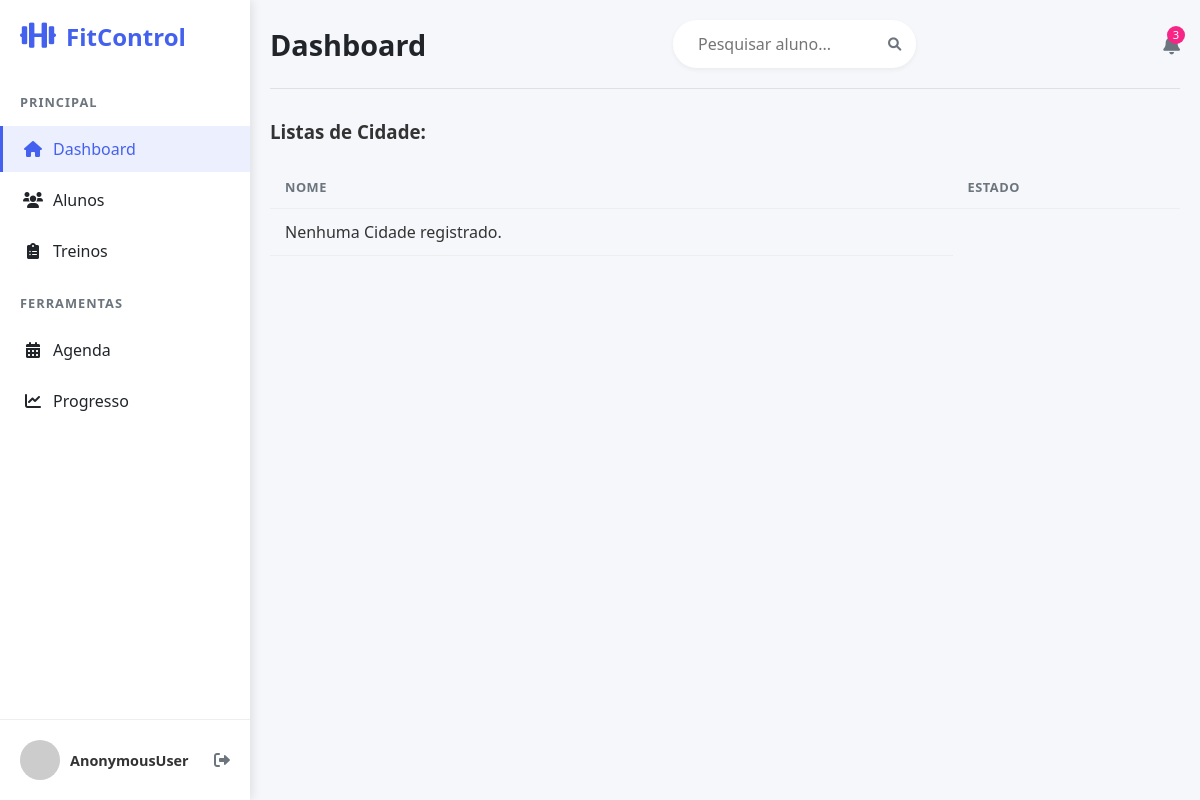
Before: /listar/cidade/ with the older database file.
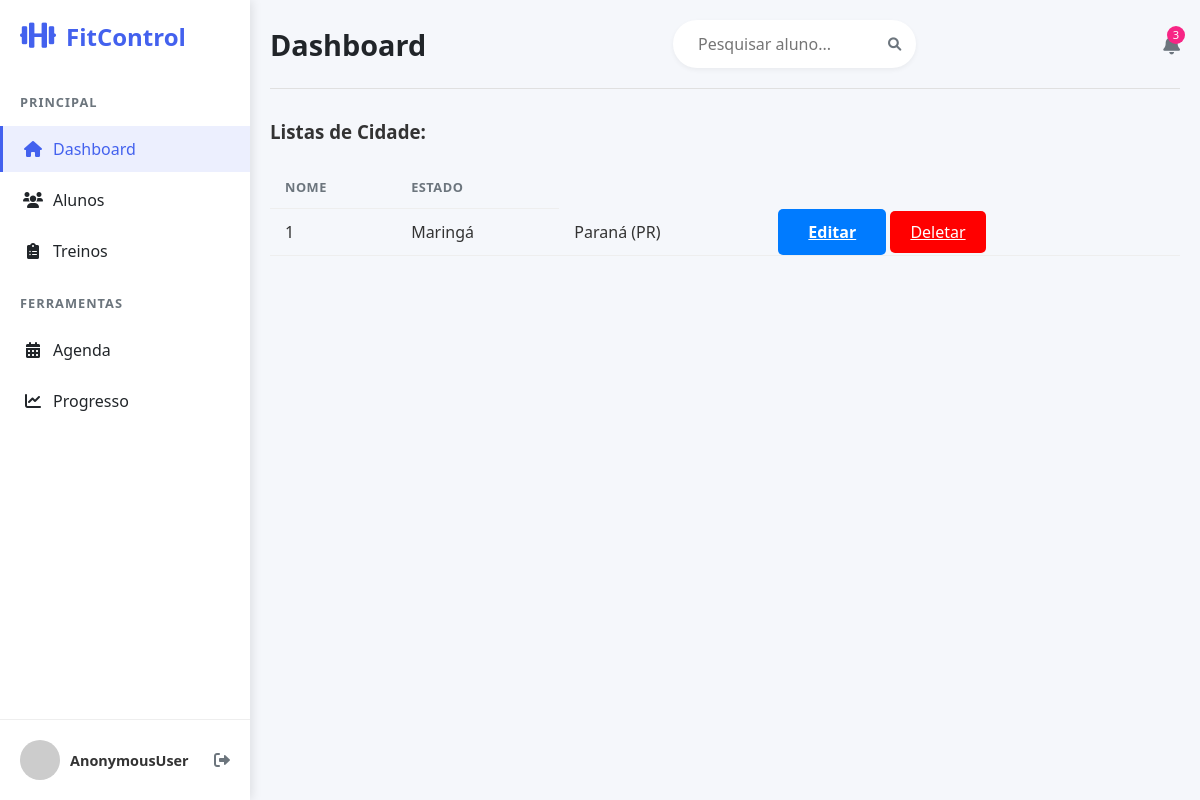
After: the same page with the newer database file.
### usuarios/models.py (models this page shows, shortened)
class Cidade(models.Model):
    nome = models.CharField(max_length=30, verbose_name="Nome da Cidade")
    estado = models.ForeignKey(Estado, on_delete=models.PROTECT, verbose_name="Estado")

class Estado(models.Model):
    nome = models.CharField(max_length=30, verbose_name="Nome do Estado")
    sigla = models.CharField(max_length=2, verbose_name="Sigla do Estado")
    def __str__(self):
        return f'{self.nome} ({self.sigla})'

### usuarios/views.py (the view)
# urls.py: path('listar/cidade/', CidadeList.as_view(), name='listar_cidade'),
class CidadeList(ListView):
    model = Cidade
    template_name = 'cadastros/listas/cidade.html'

### usuarios/templates/cadastros/listas/cidade.html (shortened to what this page needs)
{% extends 'paginas/modelo.html' %}
{% load static %}
{% block conteudo %}
<h3>Listas de Cidade:</h3>
<br>
<div>
    <table class= "table table-striped">
        <tr>
            <th>Nome</th>
            <th>Estado</th>
        </tr>
        {% for cidade in object_list%}
        <tr>
            <td>{{ cidade.id }}</td>
            <td>{{ cidade.nome }}</td>
            <td>{{ cidade.estado }}</td>
            <td>
                <a class="btn btn-primary" href="{% url 'editar_cidade' cidade.id %}" title="Editar">Editar</a>
                <a class="btn-danger" href="{% url 'excluir_cidade' cidade.id %}" title="Excluir">Deletar</a>
            </td>
        </tr>
        {% empty %}
        <tr>
            <td>Nenhuma Cidade registrado.</td>
        </tr>
        {% endfor %}
</table>
</div>
{% endblock%}

Changed rows visible on the page:
added Cidade: id "1", nome "Maringá", estado "Paraná (PR)"
Other visible differences:
text no longer shown: "Nenhuma Cidade registrado."
